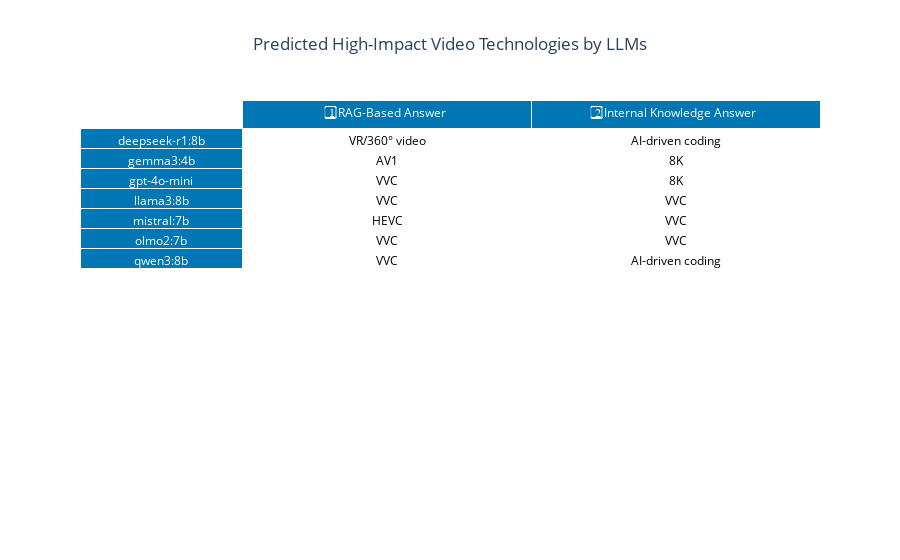

The cell this chart's notebook holds for it:
### Code cell
import pandas as pd
import plotly.graph_objects as go

df = pd.DataFrame({
    '': ['deepseek-r1:8b', 'gemma3:4b', 'gpt-4o-mini', 'llama3:8b', 'mistral:7b', 'olmo2:7b', 'qwen3:8b'],
    'Expert Database (RAG)': ['VR/360° video', 'AV1', 'VVC', 'VVC', 'HEVC', 'VVC', 'VVC'],
    'Internal Knowledge': ['AI-driven coding', '8K', '8K', 'VVC', 'VVC', 'VVC', 'AI-driven coding']
})
df

# Set top-left cell (first header) to empty
df.columns = ["", "1️⃣ RAG-Based Answer", "2️⃣ Internal Knowledge Answer"]
header_values = list(df.columns)
header_values[0] = ""  # Blank top-left cell

# Colors
header_color = '#0077B5'
first_col_color = header_color
other_cells_color = 'white' #'gainsboro'

# Fill colors per column (rows x cols structure for Plotly)
cell_fill_colors = [
    [first_col_color] * len(df),        # First column
    [other_cells_color] * len(df),      # Second column
    [other_cells_color] * len(df)       # Third column
]

# Font color per column
cell_font_colors = [
    ['white'] * len(df),
    ['black'] * len(df),
    ['black'] * len(df)
]

# Header fill colors — set first cell to white to hide it
header_fill_colors = ['white', header_color, header_color]

# Header font colors — set first cell to white to hide text
header_font_colors = ['white', 'white', 'white']

# Header line colors — set first cell to white to hide border
header_line_colors = ['white', 'black', 'black']

# Plotly Table
fig = go.Figure(data=[go.Table(
    columnwidth=[110, 195, 195], 
    header=dict(
        values=header_values,
        fill_color=header_fill_colors,
        font=dict(color=header_font_colors, size=12),
        align='center',
        line=dict(color=header_font_colors, width=1)
    ),
    cells=dict(
        values=[df[col] for col in df.columns],
        fill_color=cell_fill_colors,
        font=dict(color=cell_font_colors),
        align='center',
        line=dict(color='white', width=1)
    )
)])

# Title
fig.update_layout(
    title_text="Predicted High-Impact Video Technologies by LLMs",
    title_x=0.5
)

#fig.write_image("high_impact_video_tech_llm_3_.png", scale=2)

### Figure 1 — Plotly figure (JSON) as saved in the notebook; plotly's stock layout.template omitted (floating-point values rounded to 4 significant figures)
{"data": [{"cells": {"align": "center", "fill": {"color": [["#0077B5", "#0077B5", "#0077B5", "#0077B5", "#0077B5", "#0077B5", "#0077B5"], ["white", "white", "white", "white", "white", "white", "white"], ["white", "white", "white", "white", "white", "white", "white"]]}, "font": {"color": [["white", "white", "white", "white", "white", "white", "white"], ["black", "black", "black", "black", "black", "black", "black"], ["black", "black", "black", "black", "black", "black", "black"]]}, "line": {"color": "white", "width": 1}, "values": [["deepseek-r1:8b", "gemma3:4b", "gpt-4o-mini", "llama3:8b", "mistral:7b", "olmo2:7b", "qwen3:8b"], ["VR/360° video", "AV1", "VVC", "VVC", "HEVC", "VVC", "VVC"], ["AI-driven coding", "8K", "8K", "VVC", "VVC", "VVC", "AI-driven coding"]]}, "columnwidth": [110, 195, 195], "header": {"align": "center", "fill": {"color": ["white", "#0077B5", "#0077B5"]}, "font": {"color": ["white", "white", "white"], "size": 12}, "line": {"color": ["white", "white", "white"], "width": 1}, "values": ["", "1️⃣ RAG-Based Answer", "2️⃣ Internal Knowledge Answer"]}, "type": "table"}], "layout": {"title": {"text": "Predicted High-Impact Video Technologies by LLMs", "x": 0.5}}}
